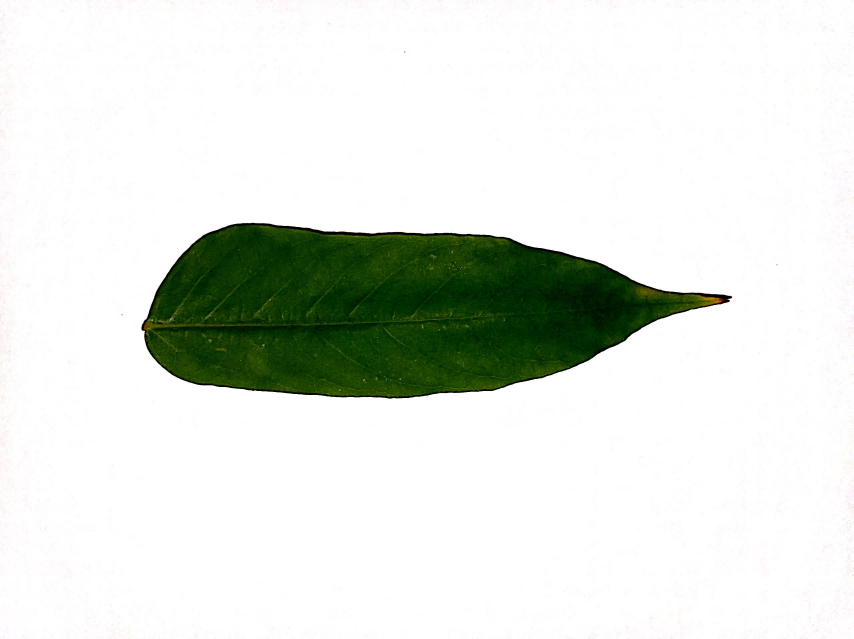
#> input picture image/051.JPG, 2560 x 1916 px, found by its file name (shown at 1/3 size)
$ jupyter execute masking.ipynb   (shell and % lines are left out)
#> lines starting #> are read from the running program, lines starting #| are printed output that depends on the picture; after the words box and inside, x2 and y2 are one past the last pixel; in counts of white or black regions, pixels touching at a corner belong together
<a href="https://colab.research.google.com/github/arrifqimaulana/project/blob/master/image_fundamental/masking.ipynb" target="_parent"></a>

[cell 1]
# import the necessary packages
from matplotlib import pyplot as plt
import numpy as np
import argparse
import cv2

[cell 2]
def plt_imshow(title, image):
	# convert the image frame BGR to RGB color space and display it
	image = cv2.cvtColor(image, cv2.COLOR_BGR2RGB)
	plt.imshow(image)
	plt.title(title)
	plt.grid(False)
	plt.show()

[cell 3]
# since we are using Jupyter Notebooks we can replace our argument
# parsing code with *hard coded* arguments and values
args = {
	"image": "051.JPG"
}

[cell 4]
# load the original input image and display it to our screen
image = cv2.imread(args["image"])
#> image is the input picture: shape (1916, 2560, 3); mean B, G, R 221.5, 228, 223.5
plt_imshow("Original", image)

# a mask is the same size as our image, but has only two pixel
# values, 0 and 255 -- pixels with a value of 0 (background) are
# ignored in the original image while mask pixels with a value of
# 255 (foreground) are allowed to be kept
mask = np.zeros(image.shape[:2], dtype="uint8")
cv2.rectangle(mask, (500, 750), (750, 1250), 1250, -1)
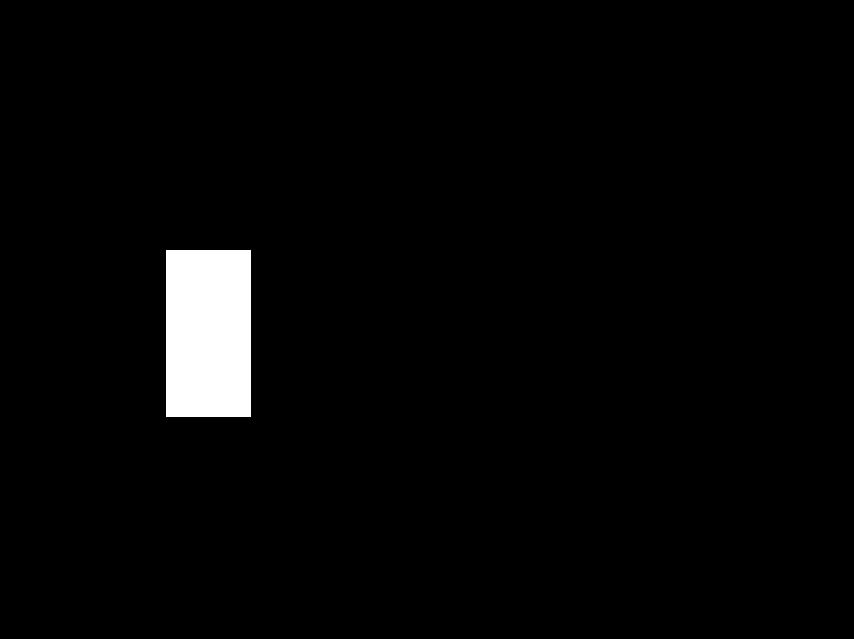
#> mask: shape (1916, 2560) (shown at 1/3 size); 2.6% white; 1 white region, box (x1, y1, x2, y2) and area: (500, 750, 751, 1251) 125751
plt_imshow("Rectangular Mask", mask)

# apply our mask -- notice how only the person in the image is
# cropped out
masked = cv2.bitwise_and(image, image, mask=mask)
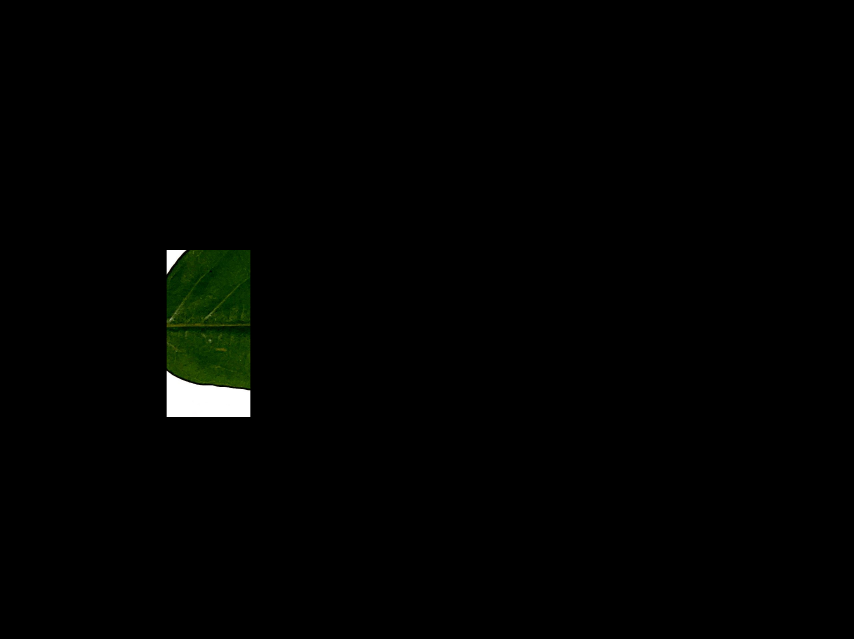
#> masked: shape (1916, 2560, 3) (shown at 1/3 size); mean B, G, R 1.4, 2.5, 1.8
plt_imshow("Mask Applied to Image", masked)

[cell 5]
# now, let's make a circular mask with a radius of 100 pixels and
# apply the mask again
mask = np.zeros(image.shape[:2], dtype="uint8")
cv2.circle(mask, (500, 750), 200, 1250, -1)
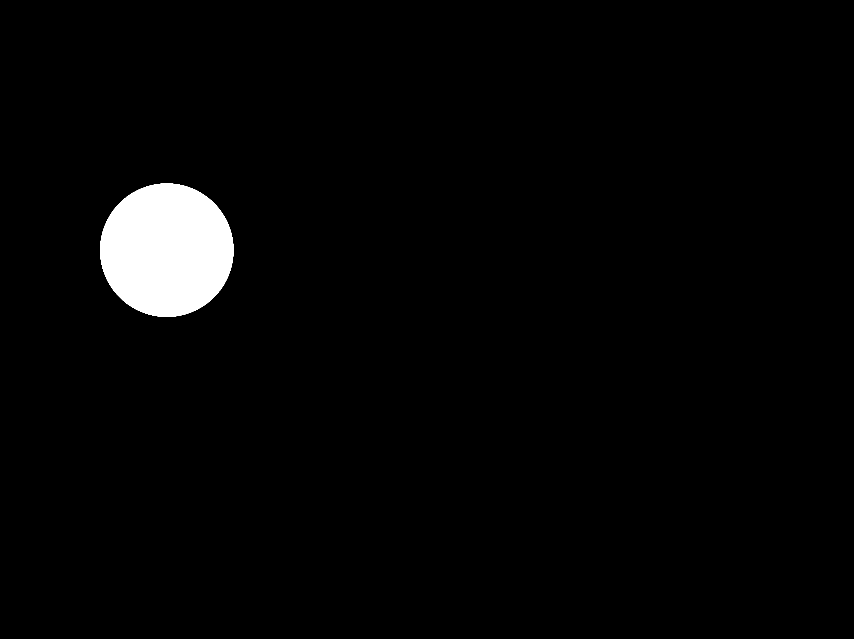
#> mask: shape (1916, 2560) (shown at 1/3 size); 2.6% white; 1 white region, box (x1, y1, x2, y2) and area: (300, 550, 701, 951) 125629
masked = cv2.bitwise_and(image, image, mask=mask)

# show the output images
plt_imshow("Circular Mask", mask)
plt_imshow("Mask Applied to Image", masked)
